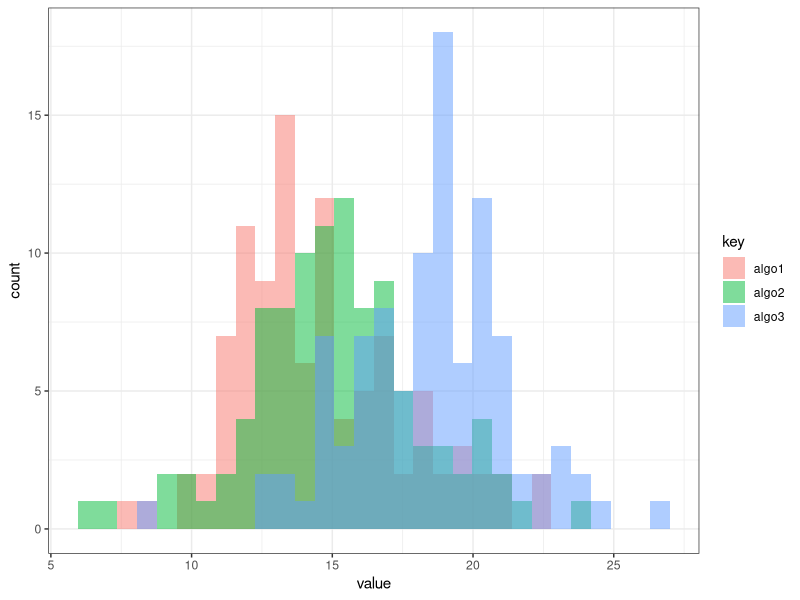

The R source for this figure:
#Call libraries
library(tidyr)
library(ggplot2)

#Generate a sample
set.seed(1234)
algo1 = rnorm(100,15,3)
algo2 = rnorm(100,15,3)
algo3 = rnorm(100,18,3)

#Build the dataframe
df = data.frame(algo1,algo2,algo3)
df = round(df,2)
df_panel = df %>% gather()

#Plot the histogram
ggplot(df_panel, aes(x = value, fill = key)) +                       
  geom_histogram(position = "identity", alpha = 0.5, bins = 30) + theme_bw()

#Compute the ANOVA
options(digits=10)
res = aov(value~key,data=df_panel)
summary(res)
